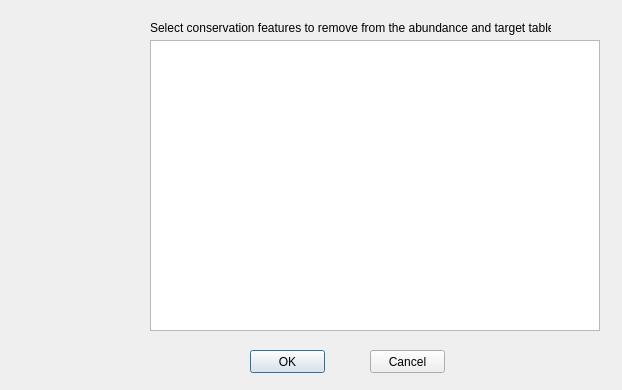
<?xml version="1.0" encoding="UTF-8"?>
<ui version="4.0">
 <class>removeDialog</class>
 <widget class="QDialog" name="removeDialog">
  <property name="windowModality">
   <enum>Qt::ApplicationModal</enum>
  </property>
  <property name="geometry">
   <rect>
    <x>0</x>
    <y>0</y>
    <width>622</width>
    <height>390</height>
   </rect>
  </property>
  <property name="windowTitle">
   <string>Choose features to remove</string>
  </property>
  <widget class="QLabel" name="featLabel">
   <property name="geometry">
    <rect>
     <x>150</x>
     <y>20</y>
     <width>401</width>
     <height>16</height>
    </rect>
   </property>
   <property name="text">
    <string>Select conservation features to remove from the abundance and target tables</string>
   </property>
  </widget>
  <widget class="QListWidget" name="featListWidget">
   <property name="geometry">
    <rect>
     <x>150</x>
     <y>40</y>
     <width>450</width>
     <height>291</height>
    </rect>
   </property>
   <property name="selectionMode">
    <enum>QAbstractItemView::MultiSelection</enum>
   </property>
  </widget>
  <widget class="QPushButton" name="okButton">
   <property name="geometry">
    <rect>
     <x>250</x>
     <y>350</y>
     <width>75</width>
     <height>23</height>
    </rect>
   </property>
   <property name="text">
    <string>OK</string>
   </property>
  </widget>
  <widget class="QPushButton" name="cancelButton">
   <property name="geometry">
    <rect>
     <x>370</x>
     <y>350</y>
     <width>75</width>
     <height>23</height>
    </rect>
   </property>
   <property name="text">
    <string>Cancel</string>
   </property>
  </widget>
  <widget class="QLabel" name="logoLabel">
   <property name="geometry">
    <rect>
     <x>0</x>
     <y>20</y>
     <width>131</width>
     <height>351</height>
    </rect>
   </property>
   <property name="text">
    <string/>
   </property>
   <property name="pixmap">
    <pixmap resource="resources.qrc">:/plugins/Cluz/icons/icons/setup_logo.png</pixmap>
   </property>
  </widget>
 </widget>
 <resources>
  <include location="resources.qrc"/>
 </resources>
 <connections>
  <connection>
   <sender>cancelButton</sender>
   <signal>clicked()</signal>
   <receiver>removeDialog</receiver>
   <slot>close()</slot>
   <hints>
    <hint type="sourcelabel">
     <x>266</x>
     <y>368</y>
    </hint>
    <hint type="destinationlabel">
     <x>363</x>
     <y>325</y>
    </hint>
   </hints>
  </connection>
 </connections>
</ui>
